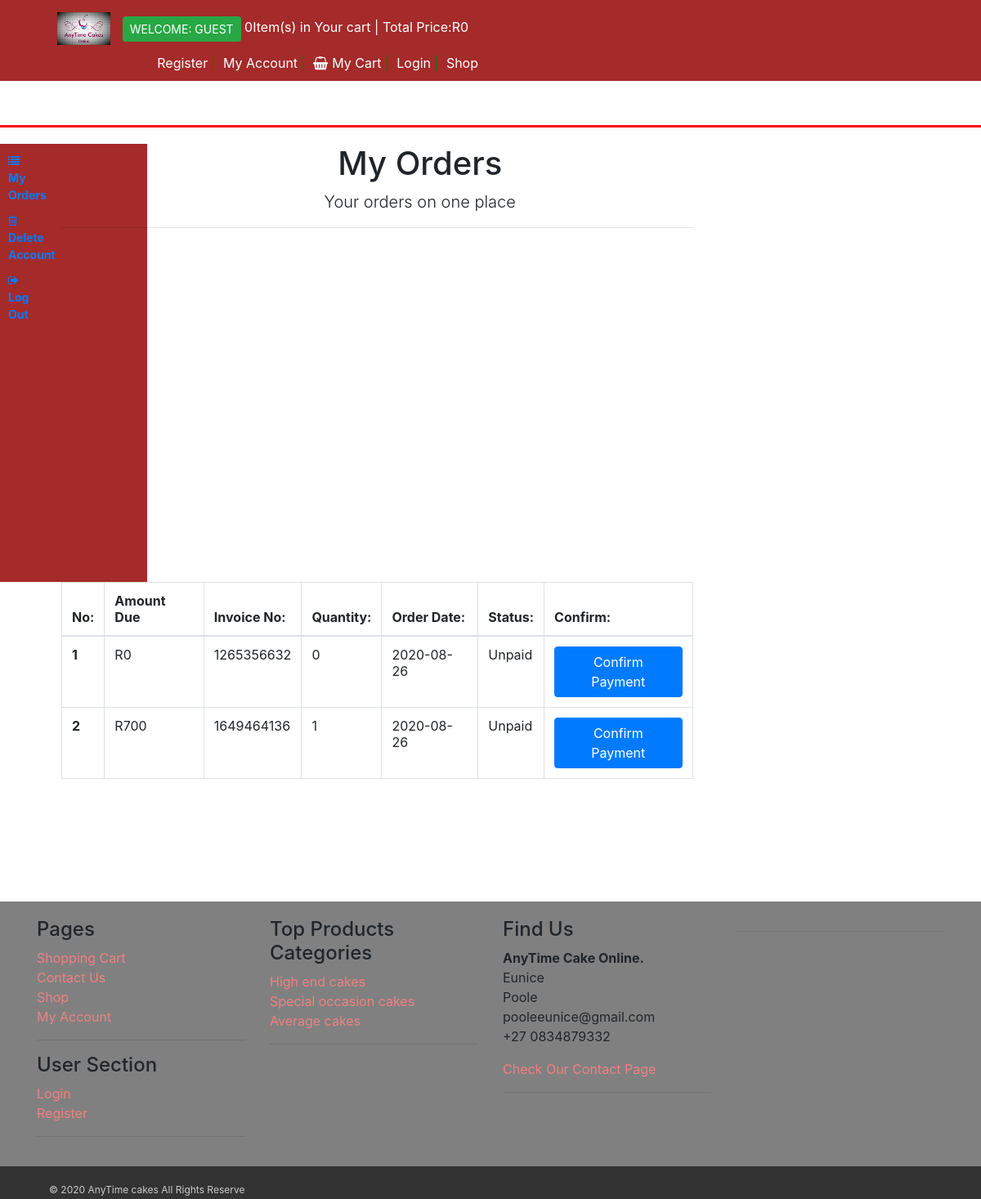
Page /MyAccountPage.php?OrdersPage on the committed database.
### tables this page shows
CREATE TABLE `clientorder` (
  `OrderID` int(11) NOT NULL,
  `ClientID` int(11) NOT NULL,
  `DueAmount` int(11) NOT NULL,
  `InvoiceNo` int(11) NOT NULL,
  `Quantity` int(11) NOT NULL,
  `OrderDate` date NOT NULL,
  `OrderStatus` varchar(45) NOT NULL
);

CREATE TABLE `cakecategory` (
  `CategoryID` int(11) NOT NULL,
  `CategoryTitle` varchar(100) DEFAULT NULL,
  `CategoryDesc` varchar(300) DEFAULT NULL
);

### OrdersPage.php (the view, shortened to what this page needs)
<?php
include_once("Functions.php");
include_once("Header.php");
?>
<html>
<head>
    <link rel="stylesheet" href="style.css">
    <link rel="stylesheet" href="https://stackpath.bootstrapcdn.com/bootstrap/4.5.0/css/bootstrap.min.css">
    <link rel="stylesheet" href="https://stackpath.bootstrapcdn.com/font-awesome/4.7.0/css/font-awesome.min.css">
</head>
<body>
    <div id="content">
        <div class="container">
            <center>
                <h1>My Orders
                </h1>
                <p class="lead"> Your orders on one place</p>
            </center>
            <hr>
            <div class=table-resposive>
                <table class="table table-bordered table-hover">
                    <thead>
                        <tr>
                            <th>No:</th>
                            <th>Amount Due</th>
                            <th>Invoice No:</th>
                            <th>Quantity:</th>
                            <th>Order Date:</th>
                            <th>Status:</th>
                            <th>Confirm:</th>
                        </tr>
                    </thead>
                    <tbody>
                        <?php
                        $customer_session = $_SESSION['ClientEmail'];
                        $get_customer = "select * from client where ClientEmail='$customer_session'";
                        $run_customer = mysqli_query($con, $get_customer);
                        $row_customer = mysqli_fetch_array($run_customer);
                        $customer_id = $row_customer['ClientID'];
                        $get_orders = "select * from clientorder where ClientID='$customer_id'";
                        $run_orders = mysqli_query($con, $get_orders);
                        $i = 0;
                        while ($row_orders = mysqli_fetch_array($run_orders)) {
                            $order_id = $row_orders['OrderID'];
                            $due_amount = $row_orders['DueAmount'];
                            $invoice_no = $row_orders['InvoiceNo'];
                            $qty = $row_orders['Quantity'];
                            $order_date = $row_orders['OrderDate'];
                            $order_status = $row_orders['OrderStatus'];
                            $i++;
                            if ($order_status == 'Pending') {
                                $order_status = 'Unpaid';
                            } else {
                                $order_status = 'Paid';
                            }
                        ?>
                            <tr>
                                <th> <?php echo $i; ?></th>
                                <td>R<?php echo $due_amount; ?></td>
                                <td><?php echo $invoice_no; ?></td>
                                <td><?php echo $qty; ?></td>
                                <td><?php echo $order_date; ?></td>
                                <td><?php echo $order_status; ?></td>
                                <td><a href="ConfirmPayment.php?order_id=<?php echo $order_id; ?>" target="_blank" class="btn btn-primary btn sm">Confirm Payment</a></td>
                            </tr>
                        <?php } ?>
                    </tbody>
                </table>
            </div>
        </div>
    </div>
</body>
</html>

### Functions.php (shortened to what this page needs)
<?php
$db = mysqli_connect("localhost", "root", "", "mydb");
function getRealIPUser()
{
    switch (true) {
        default:
            return $_SERVER['REMOTE_ADDR'];
    }
}
function getCats()
{
    global $db;
    $get_p_cats = "select * from cakecategory";
    $run_p_cats = mysqli_query($db, $get_p_cats);
    while ($row_p_cats = mysqli_fetch_array($run_p_cats)) {
        $p_cat_id = $row_p_cats['CategoryID'];
        $p_cat_title = $row_p_cats['CategoryTitle'];
        echo "
             <li>
                 <a href='Shop.php?p_cat=$p_cat_id'>$p_cat_title</a>
             </li>
        ";
    }
}
function items()
{
    global $db;
    $ip_add = getRealIPUser();
    $get_items = "select * from cart where IP_add='$ip_add'";
    $run_items = mysqli_query($db, $get_items);
    $count_items = mysqli_num_rows($run_items);
    echo $count_items;
}
function total_price()
{
    $total = 0;
    echo "R" . $total;
}

### style.css (style rules this page uses)
* { margin: 0; padding: 0; }
body { background-color: grey; font-family: sans-serif; }
body { font-size: 14px; line-height: 1.42857; background: gold; overflow-x: hidden; }
#footer a { color: lightcoral; padding: 0; text-decoration: none; }

### rows in the picture
clientorder: DueAmount "0", InvoiceNo "1265356632", Quantity "0", OrderDate "2020-08-26", OrderStatus "Unpaid"
clientorder: DueAmount "700", InvoiceNo "1649464136", Quantity "1", OrderDate "2020-08-26", OrderStatus "Unpaid"
cakecategory: CategoryTitle "High end cakes"
cakecategory: CategoryTitle "Special occasion cakes"
cakecategory: CategoryTitle "Average cakes"

### other values in the picture
$count_items "0"
$total "0"
